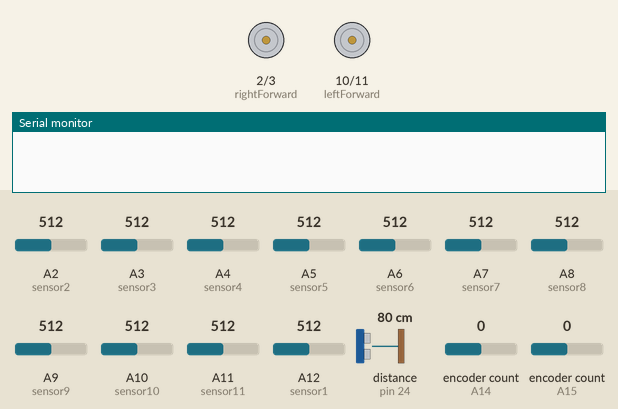
Bench run of a sketch on a simulated Arduino Mega 2560, built with avr-gcc and run on an emulated ATmega2560. Shown: motor-driver pin pairs drawn as motors (green arrow = first pin HIGH = forward, orange = second pin HIGH = backward, longer = more drive), the last lines printed to the serial monitor. The inputs (shaded band) are chosen by the test bench; at power-on: A6 (sensor6) = 512, A3 (sensor3) = 512, A7 (sensor7) = 512, A4 (sensor4) = 512, A2 (sensor2) = 512, A5 (sensor5) = 512, A8 (sensor8) = 512, A9 (sensor9) = 512, A10 (sensor10) = 512, A11 (sensor11) = 512, A12 (sensor1) = 512, distance to the obstacle (sensor on pin 24) 80 cm, encoder count (sensors on A14, A15) 0. The echo pulse lasts 58.3 µs per cm.

Above: at 1.2 s.
1.3 s: A6 (sensor6) set to 785
11.5 s: A6 (sensor6) set to 816
At 20.5 s:
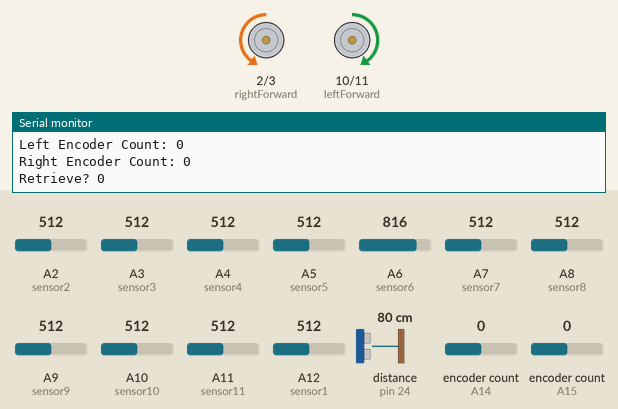
21.6 s: A3 (sensor3) set to 992
At 30.9 s:
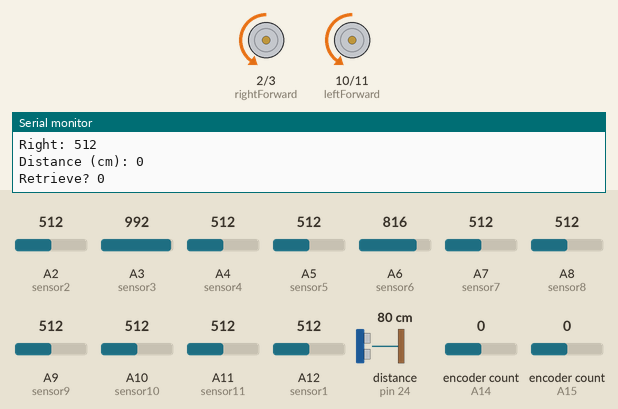
31.7 s: A3 (sensor3) set to 790
At 41.6 s:
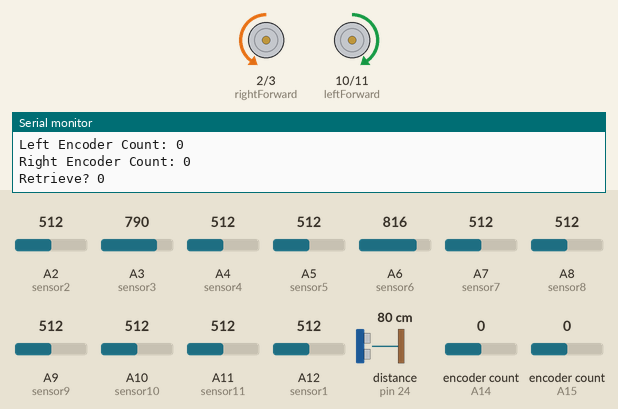
41.9 s: A7 (sensor7) set to 992
At 51.1 s:
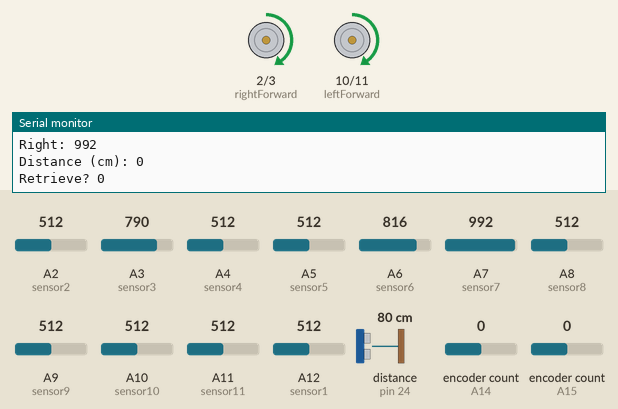
52.0 s: A4 (sensor4) set to 807
61.8 s: A4 (sensor4) set to 827
At 71.9 s:
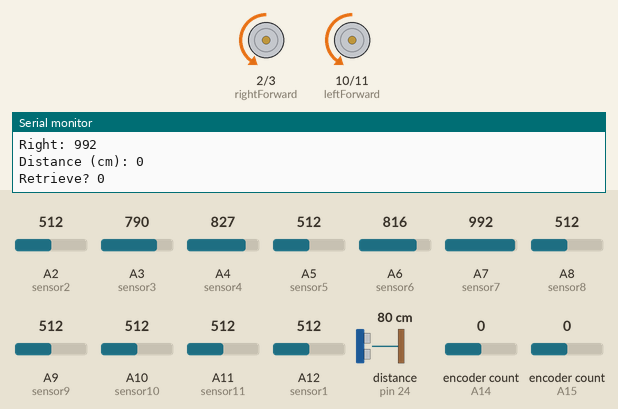
Timing chart, 0 to 73.2 s (numbered marks = the images above; inputs shaded):
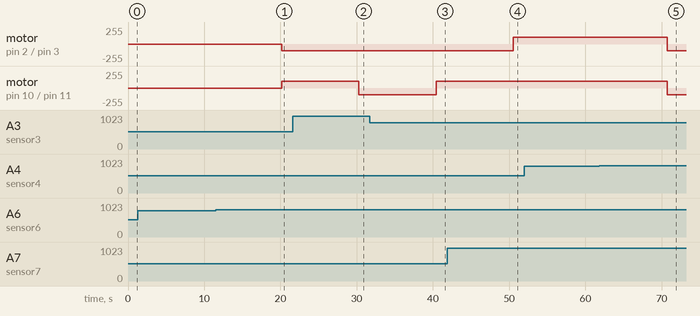

The sketch:

Master_Daddy_Code.ino
```cpp
//To Do:

//Use encoder counts to make robot travel backwards

#include <NewPing.h>
#include <RotaryEncoder.h>

// Modify pin numbers to work with our wiring
#define TRIGGER_PIN  22  // Arduino pin tied to trigger pin on the ultrasonic sensor.
#define ECHO_PIN     24  // Arduino pin tied to echo pin on the ultrasonic sensor.
#define MAX_DISTANCE 50 // Maximum distance we want to ping for (in centimeters). Maximum sensor distance is rated at 400-500cm.
NewPing sonar(TRIGGER_PIN, ECHO_PIN, MAX_DISTANCE); // NewPing setup of pins and maximum distance.

int leftForward = 10; // These pins are not named intuitively
int leftBackward = 11; // These pins are not named intuitively
int rightForward = 2; // These pins are not named intuitively
int rightBackward = 3; // These pins are not named intuitively
int sensor1 = A12;
int sensor2 = A2;
int sensor3 = A3;
int sensor4 = A4;
int sensor5 = A5;
int sensor6 = A6;
int sensor7 = A7;
int sensor8 = A8;
int sensor9 = A9;
int sensor10 = A10;
int sensor11 = A11;

int val1; //Store sensor readings
int val2;
int val3;
int val4;
int val5;
int val6;
int val7;
int val8;
int val9;
int val10;
int val11;

int maxLeft;
int maxRight;

int velocity = 100;
int threshold = 800; // IR required to start moving forward
int distance; // Distance between ultrasonic sensor and box

// Create encoder object
// int R = 0; // Number of revolutions
// Modify pin numbers to work with our wiring
int leftEncoder1 = A15;
int leftEncoder2 = A0;
int rightEncoder1 = A14;
int rightEncoder2 = A13;
RotaryEncoder leftEncoder(leftEncoder1, leftEncoder2); // Creates left encoder object
RotaryEncoder rightEncoder(rightEncoder1, rightEncoder2); // Creates right encoder object
//static int leftPos;
//static int rightPos;
int newLeftPos;
int newRightPos;
int leftEncoderFinal; // Stores final encoder count before turning around
int rightEncoderFinal;
int leftBacktrack = 0;
int newLeftBacktrack;
int rightBacktrack = 0;
int newRightBacktrack = 0;

int retrieve = 0; //if retrieve = 0, run the code to find the container and move to it
//if retrieve = 1, run code to go backwards

void setup() {
  // Assign motor pins
  pinMode(leftForward, OUTPUT);
  pinMode(leftBackward, OUTPUT);
  pinMode(rightForward, OUTPUT);
  pinMode(rightBackward, OUTPUT);

  // Assign sensor pins
  pinMode(sensor1, INPUT);
  pinMode(sensor2, INPUT);
  pinMode(sensor3, INPUT);
  pinMode(sensor4, INPUT);
  pinMode(sensor5, INPUT);
  pinMode(sensor6, INPUT);
  pinMode(sensor7, INPUT);
  pinMode(sensor8, INPUT);
  pinMode(sensor9, INPUT);
  pinMode(sensor10, INPUT);
  pinMode(sensor11, INPUT);

  // Send outputs to screen for debugging
  Serial.begin(9600);
}


void loop() {

      delay(10000);
  if (retrieve == 0) {
    // Read sensor values
    val1 = analogRead(sensor1);
    val2 = analogRead(sensor2);
    val3 = analogRead(sensor3);
    val4 = analogRead(sensor4);
    val5 = analogRead(sensor5);
    val6 = analogRead(sensor6);
    val7 = analogRead(sensor7);
    val8 = analogRead(sensor8);
    val9 = analogRead(sensor9);
    val10 = analogRead(sensor10);
    val11 = analogRead(sensor11);

    // Print sensor values (for debugging only)
    //  Serial.print("1: ");
    //  Serial.println(val1);
    //  Serial.print("2: ");
    //  Serial.println(val2);
    //  Serial.print("3: ");
    //  Serial.println(val3);
    //  Serial.print("4: ");
    //  Serial.println(val4);
    //  Serial.print("5: ");
    //  Serial.println(val5);
    //  Serial.print("6: ");
    //  Serial.println(val6);
    //  Serial.print("7: ");
    //  Serial.println(val7);
    //  Serial.print("8: ");
    //  Serial.println(val8);
    //  Serial.print("9: ");
    //  Serial.println(val9);
    //  Serial.print("10: ");
    //  Serial.println(val10);
    //  Serial.print("11: ");
    //  Serial.println(val11);
    //  Serial.println();

    maxLeft = max(val1, val2); // COMPARE SENSOR VALUES OF LEFT SIDE
    maxLeft = max(maxLeft, val3);
    maxLeft = max(maxLeft, val4);
    maxLeft = max(maxLeft, val5);

    maxRight = max(val7, val8); // COMPARE SENSOR VALUES OF RIGHT SIDE
    maxRight = max(maxRight, val9);
    maxRight = max(maxRight, val10);
    maxRight = max(maxRight, val11);

    unsigned int uS = sonar.ping(); // Send ping, get ping time in microseconds (uS)
    int distance = (uS / US_ROUNDTRIP_CM); // Convert ping time to distance in cm (0 = outside set distance range)

    // What if both are bigger than val6? We should code this in

      Serial.print("Left: ");  // Print sensor readings
      Serial.println(maxLeft);
      Serial.print("Middle: ");
      Serial.println(val6);
      Serial.print("Right: ");
      Serial.println(maxRight);
    Serial.print("Distance (cm): ");
    Serial.println(distance);

    if (maxLeft > threshold && maxLeft > val6) {     // Turn left
      digitalWrite(leftForward, LOW);
      analogWrite(leftBackward, velocity);
      digitalWrite(rightForward, LOW);
      analogWrite(rightBackward, velocity);
    }
    else if (maxRight > threshold && maxRight > val6) {   // Turn right
      analogWrite(leftForward, velocity);
      digitalWrite(leftBackward, LOW);
      analogWrite(rightForward, velocity);
      digitalWrite(rightBackward, LOW);
    }
    else if (val6 > threshold && val6 > maxLeft && val6 > maxRight) { // Go forward when middle sensor detects most IR
      if (distance < 12 && distance >= 8) {  // Throttle velocity based on ultrasonic distance reading (distances in cm)
        velocity = 0.5 * velocity;
      }
      else if (distance < 8 && distance > 1) {   //ADJUST VALUE OF DISTANCE BASED ON LEGNTH OF MAGNET ARM
        velocity = 0;
        retrieve = 1;  //value to signify that the robot has reached the object and should now begin retrieval phase
        distance = 20; // arbitrarily reset the distance so that it isn't 0/doesn't stop the code
      }

      // Read encoder 1 values
      //    leftPos = 0;
      static int leftPos = 0;
      leftEncoder.tick();
      newLeftPos = leftEncoder.getPosition();
      Serial.print("Left Encoder Count: ");
      Serial.println(newLeftPos);
      if (leftPos != newLeftPos) {
        //    Serial.print(newLeftPos);
        //    Serial.println();
        leftPos = newLeftPos;
      }

      // Read encoder 2 values
      static int rightPos = 0;
      rightEncoder.tick();
      newRightPos = rightEncoder.getPosition();
      Serial.print("Right Encoder Count: ");
      Serial.println(newRightPos);
      if (rightPos != newRightPos) {
        //    Serial.print(newRightPos);
        //    Serial.println();
        rightPos = newRightPos;
      }

      // Drive straight towards box (velocity is determined by distance from box)
      analogWrite(leftForward, velocity);
      digitalWrite(leftBackward, LOW);
      digitalWrite(rightForward, LOW);
      analogWrite(rightBackward, velocity);

      leftEncoderFinal = leftPos;
      rightEncoderFinal = rightPos;
    }

    else {
      // If no IR detected, stop moving
      digitalWrite(leftForward, LOW);
      digitalWrite(leftBackward, LOW);
      digitalWrite(rightForward, LOW);
      digitalWrite(rightBackward, LOW);
    }

    Serial.print("Retrieve? ");
    Serial.println(retrieve);
  }

  //start retrieval process
  else if (retrieve == 1) { //if on retrieval phase, turn around
    Serial.print("Retrieve? ");
    Serial.println(retrieve);
    Serial.print("Left Encoder Count: ");
    Serial.println(leftEncoderFinal);
    Serial.print("Right Encoder Count: ");
    Serial.println(rightEncoderFinal);
    Serial.println();

    digitalWrite(leftForward, LOW);
    analogWrite(leftBackward, velocity);
    digitalWrite(rightForward, LOW);
    analogWrite(rightBackward, velocity);

    delay(2869);

    //  leftPos = leftEncoderFinal;
    //  rightPos = rightEncoderFinal;
    //  velocity = 100;

    // create new variables to store encoder values during return travel

      digitalWrite(leftForward, LOW);
      analogWrite(leftBackward, velocity);
      digitalWrite(rightForward, LOW);
      analogWrite(rightBackward, velocity);

    while (leftBacktrack < leftEncoderFinal && rightBacktrack < rightEncoderFinal) {


      // Count left backtrack
      static int leftBacktrack = 0;
      leftEncoder.tick();

      newLeftBacktrack = leftEncoder.getPosition();
      if (leftBacktrack != newLeftBacktrack) {
        leftBacktrack = newLeftBacktrack;
      }

      // Count right backtrack
      static int rightBacktrack = 0;
      rightEncoder.tick();
      newRightBacktrack = rightEncoder.getPosition();
      if (rightBacktrack != newRightBacktrack) {
        rightBacktrack = newRightBacktrack;
      }

    }


    //  newLeftBacktrack = leftEncoder.getPosition(); //Encoder 1 reading
    //  if (leftEncoderFinal != newLeftPos) {
    //    leftEncoderFinal = newLeftPos;
    //  }

    //  int newRightPos = rightEncoder.getPosition(); //Encoder 2 reading
    //  if (rightPos != newRightPos) {
    //    rightPos = newRightPos;
    //  }
  }

//  digitalWrite(leftForward, LOW);
//  digitalWrite(leftBackward, LOW);
//  digitalWrite(rightForward, LOW);
//  digitalWrite(rightBackward, LOW);


  Serial.println();
  delay(100);
}
```

Measured:
- the behaviour switches between 800 and 801 on A6 (sensor6) (found by bisection; images 0 and 1)
- the behaviour switches between 816 and 817 on A4 (sensor4) (found by bisection; images 4 and 5)
- after the input at 11.5 s, motor on pin 2 (rightForward) / pin 3 (rightBackward): stopped → backward 100/255 after 8.7 s; motor on pin 10 (leftForward) / pin 11 (leftBackward): stopped → forward 100/255 after 8.7 s
- after the input at 21.6 s, motor on pin 10 (leftForward) / pin 11 (leftBackward): forward 100/255 → backward 100/255 after 8.7 s
- after the input at 31.7 s, motor on pin 10 (leftForward) / pin 11 (leftBackward): backward 100/255 → forward 100/255 after 8.7 s
- after the input at 41.9 s, motor on pin 2 (rightForward) / pin 3 (rightBackward): backward 100/255 → forward 100/255 after 8.6 s
- after the input at 61.8 s, motor on pin 2 (rightForward) / pin 3 (rightBackward), motor on pin 10 (leftForward) / pin 11 (leftBackward): forward 100/255 → backward 100/255 after 9.0 s
